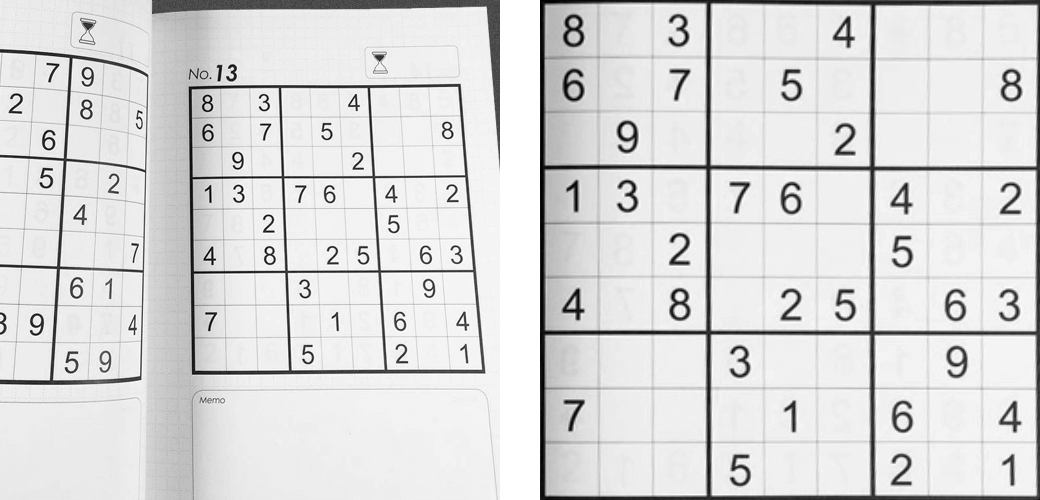
#> input picture cap05/sudoku.jpeg, 1040 x 500 px
$ python ex09.py
#> lines starting #> are read from the running program, lines starting #| are printed output that depends on the picture
'''
    * Capítulo 05: Pré-processamento

        5.3  Transformações Geométricas
            > Ajuste de perspectiva
'''

# Função  warpPerspective = corrigir as distorções de perspectiva;
# Função getPerspectiveTransform = Gera uma matriz predefinida de pontos;

import cv2
import numpy as np

imagemOriginal = cv2.imread("sudoku.jpeg")
#> imagemOriginal is the input picture: shape (500, 1040, 3); min 1, max 255, mean 217.9

pontosIniciais = np.float32(
    [[189,87], [459,84], [192,373], [484,372]]
)
pontosFinais = np.float32(
    [[0,0], [500,0], [0,500], [500,500]]
)
matriz = cv2.getPerspectiveTransform(
    pontosIniciais, pontosFinais
)

imagemModificada = cv2.warpPerspective(
    imagemOriginal, matriz, (500, 500)
)
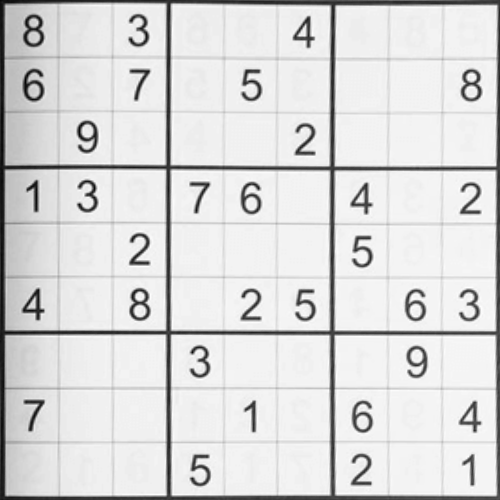
#> imagemModificada: shape (500, 500, 3); min 1, max 255, mean 217.8

cv2.imshow("Imagem Original", imagemOriginal)
cv2.imshow("Imagem Modificada", imagemModificada)

cv2.waitKey(0)
cv2.destroyAllWindows()
